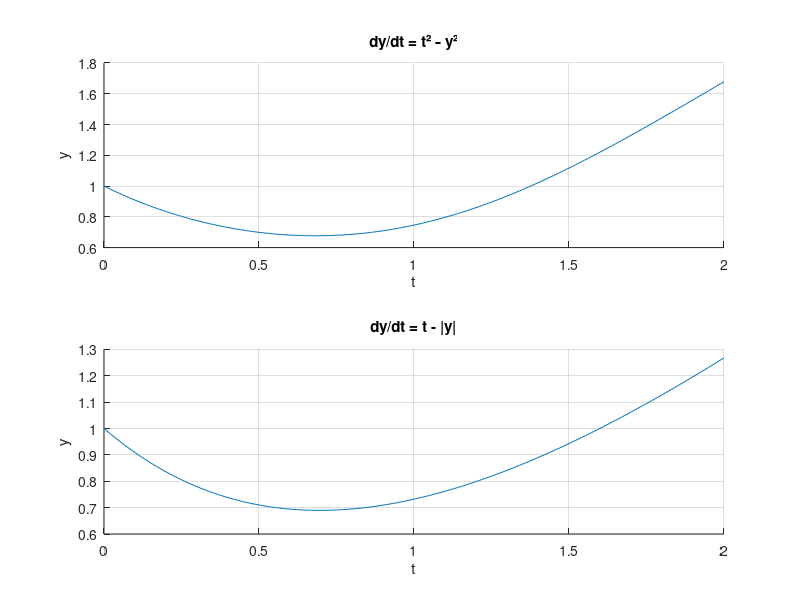

This chart was generated by the following MATLAB code:
%Chapter 3
%Exercise 2
%Euler's approximation for a differential equation



%(i)

h = 0.01;
t = 0 : 0.01 : 2;
y = zeros(length(t), 1);

y(1) = 1;

for i = 2 : length(t)
    y(i) = y(i-1) + h*(t(i-1)^2-y(i-1)^2);
end

subplot(2,1,1);
hold on;
title('dy/dt = t² - y²');
xlabel('t');
ylabel('y');
plot(t, y);
grid on;
hold off;

%(ii)
i = 2;
while(i <= length(t))
    y(i) = y(i-1) + h*(t(i-1) - norm(y(i-1)));
    
    i = i+1;
end

subplot(2,1,2);
hold on;
title('dy/dt = t - |y|');
xlabel('t');
ylabel('y');
plot(t, y);
grid on;
hold off;
